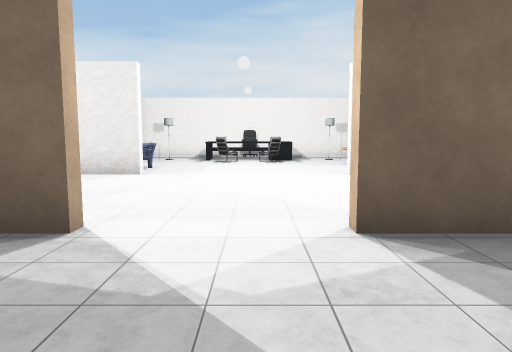
View 1 (above)

21 first-person views from a walk through a 3-D level made in the Unity game engine. The camera is 1.2 m above the floor, tilts 6° down and sees 70° across. The floor is counted in squares, 1.44 m on a side. Each view is taken from the middle of a square. On the plan, view 1 faces up. The plan holds only what a view shows up to about 12 squares ahead; the rest is blank. The place goes on beyond the plan. The player is left out. Door leaves are left out, so doorways stand open. Some surface patterns are stand-ins.

View 2
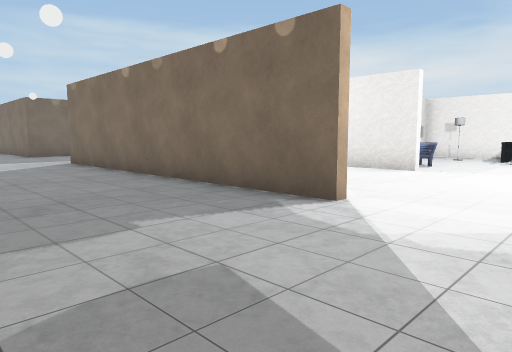

View 3
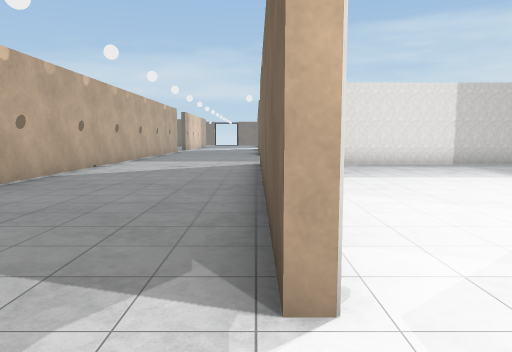

View 4
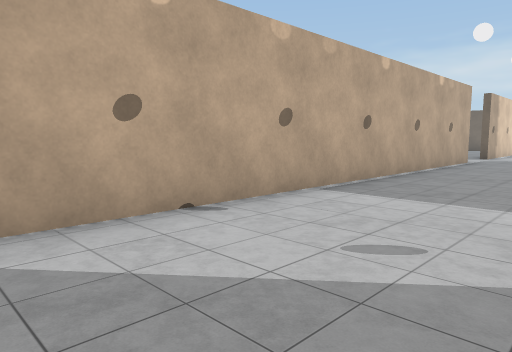

View 5
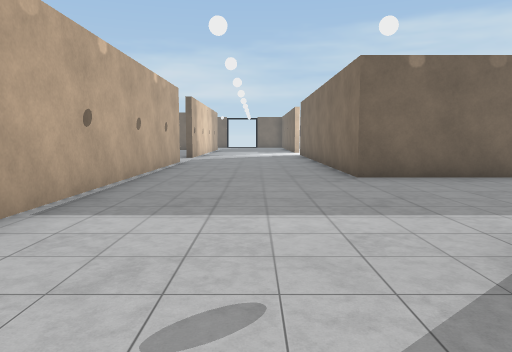

View 6
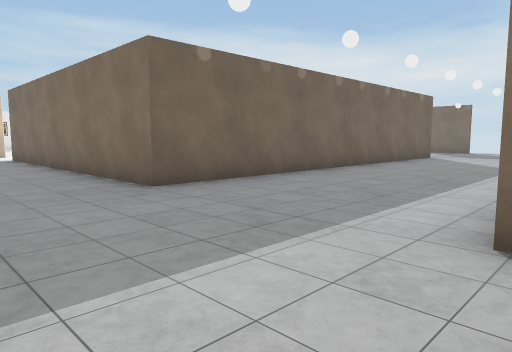

View 7
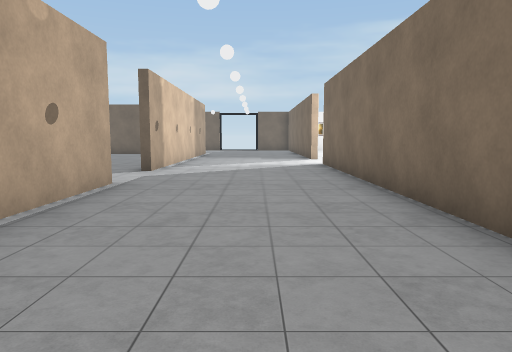

View 8
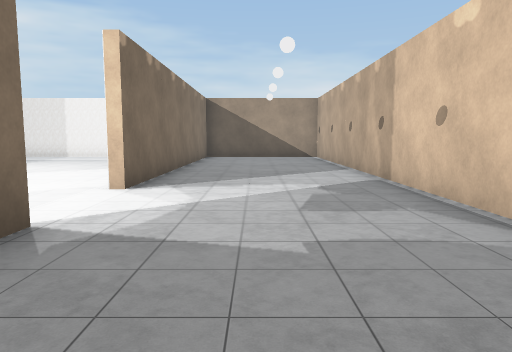

View 9
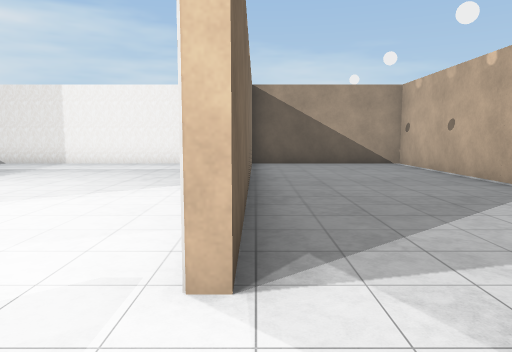

View 10
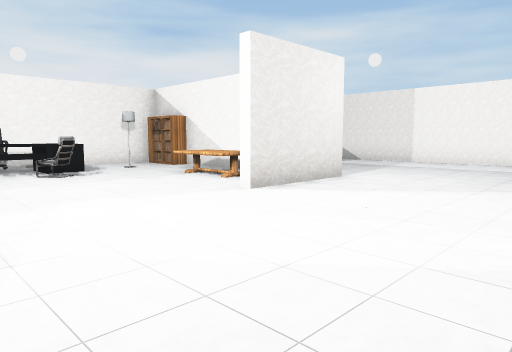

View 11
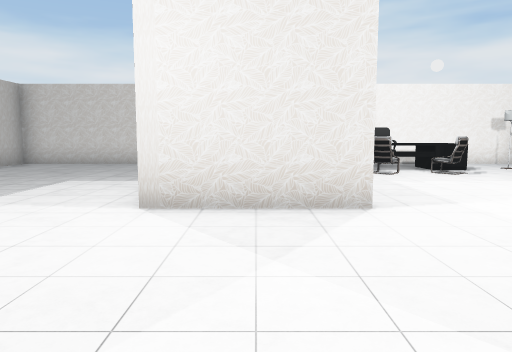

View 12
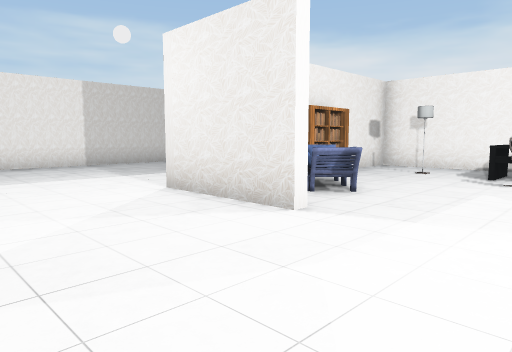

View 13
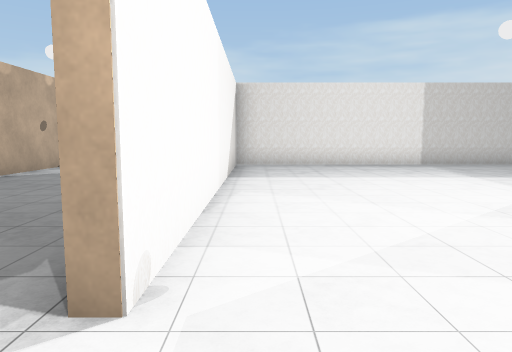

View 14
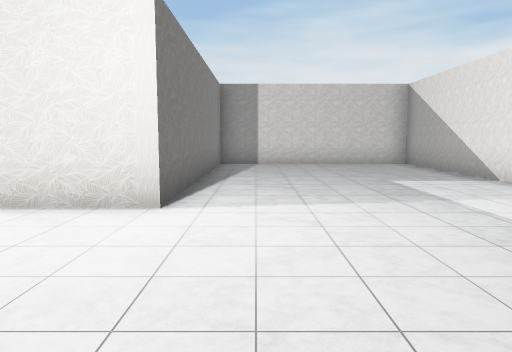

View 15
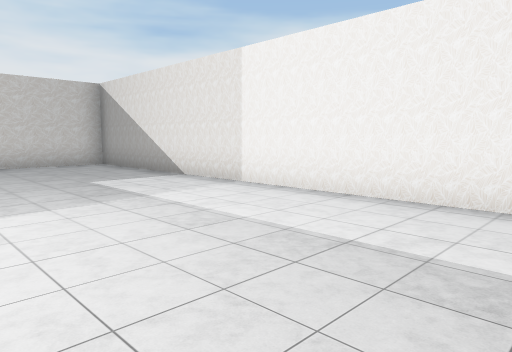

View 16
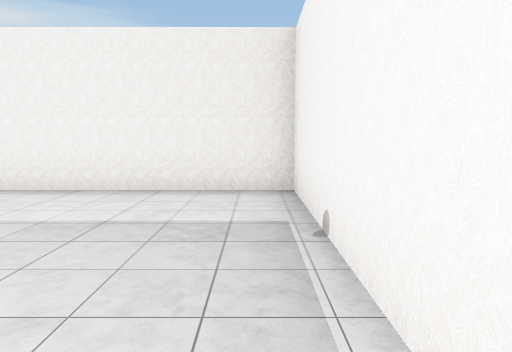

View 17
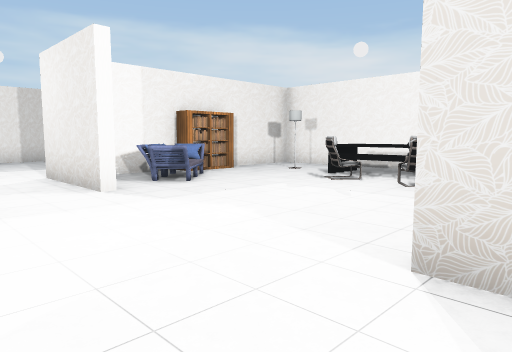

View 18
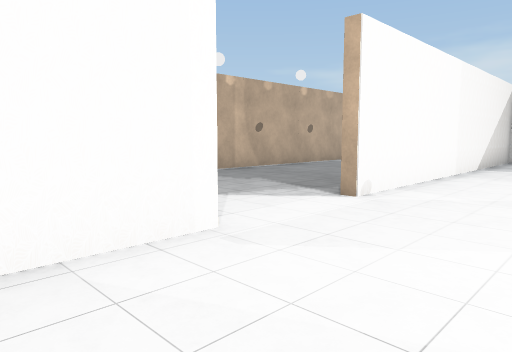

View 19
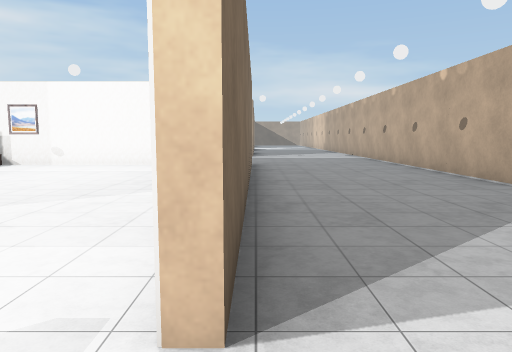

View 20
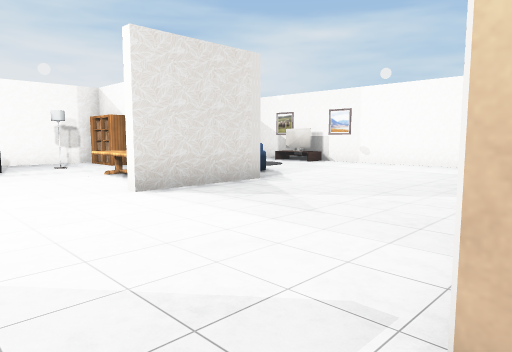

View 21
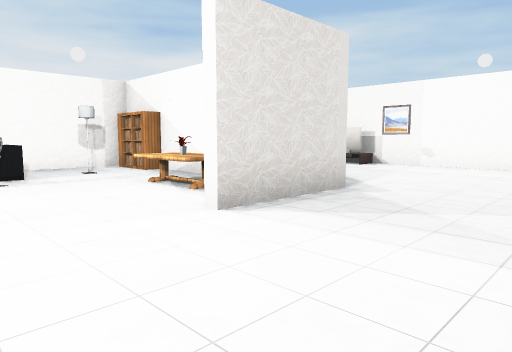

### Floor plan
Points are (right, up) in squares from view 1. A wall is a line through its corners. A room is listed if a view was taken in it or the views show most of it. See-through windows are left out.
Room 1 (views 1, 2, 3, 4, 5, 6, 7, 8, 9, 19, 20, 21)
walls: (-16.9, 6.1) (-16.9, 11.1); (-16.6, 11.5) (-16.6, 3.1) (-26.6, 3.1) (-26.6, 3.5); (-22.5, 8.2) (-25.4, 8.2); (-21.6, -1.6) (-3.1, -1.6); (-22.9, 11.8) (-22.9, 13.5); (-1.5, 3.1) (-11.6, 3.1); (-27, -1.6) (-24.1, -1.6); (-1.4, -1.6) (10.7, -1.6) (10.7, 3.1); (8.6, 3.1) (0.9, 3.1) (0.9, 3.4)
ways out: opening at (-0.5, 3) to room 2; open door at (-23, -2)
objects: desk (-28, 13) to (-26, 14); other object (-27, 12); table (-25, 10) to (-24, 11); lamp (-25, 14); other object (-24, 11); shelf (-23, 14); other object (-22, 9) to (-22, 10); other object (-17, 12)
Room 2 (views 10, 11, 12, 13, 14, 15, 16, 17, 18)
walls: (-2.5, 8.2) (-5.4, 8.2); (0.9, 3.4) (2.6, 3.4); (4.6, 11.1) (4.6, 13.8); (-5.1, 15.5) (-5.1, 9.5); (4.9, 15.4) (4.9, 8.2) (2, 8.2); (5.8, 3.4) (10.7, 3.4) (10.7, 15.5); (-11.4, 12) (-11.4, 3.4) (-1.6, 3.4); (-11.4, 15.5) (-11.4, 14.5)
ways out: opening at (-0.5, 3) to room 1
objects: shelf (-5, 12); armchair (-4, 10) to (-3, 11); lamp (-3, 14); desk (-2, 13) to (1, 14); armchair (-1, 12); chair (0, 14) to (0, 15); armchair (1, 12); table (3, 10) to (4, 11); lamp (3, 14); shelf (4, 14) to (4, 15)

Positions as (right, up) in squares from view 1, and headings:
1: (0, 0), facing up
2: (1, -1), facing up-left
3: (0, 3), facing left
4: (-8, 2), facing down-left
5: (-9, 1), facing left
6: (-11, 0), facing up-left
7: (-15, 1), facing left
8: (-5, 1), facing right
9: (-1, 3), facing right
10: (-2, 4), facing up-right
11: (-4, 4), facing up
12: (0, 5), facing up-left
13: (0, 4), facing left
14: (6, 4), facing up
15: (6, 4), facing up-right
16: (5, 4), facing right
17: (3, 6), facing up-left
18: (3, 6), facing down-left
19: (-28, 3), facing right
20: (-28, 3), facing up-right
21: (-28, 5), facing up-right
